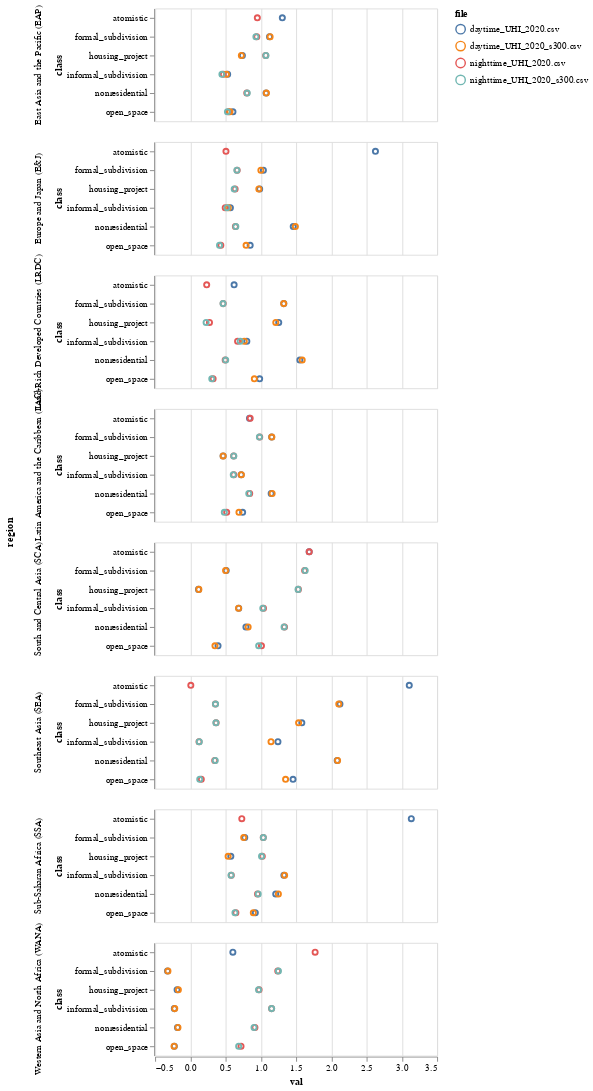

Source (notebook cell):
### Code cell
g = pd.concat([uhdf_region,uhdf_reg_300], axis=0,ignore_index=True)
g = g.loc[g["file"].isin(['daytime_UHI_2020.csv','nighttime_UHI_2020.csv','daytime_UHI_2020_s300.csv','nighttime_UHI_2020_s300.csv'])]
selection = alt.selection_point(fields=['file'], bind='legend')

alt.Chart(g).mark_point().encode(
    alt.X('val'),
    alt.Y('class'),
    alt.Color('file'),
    alt.Row('region'),
    opacity=alt.condition(selection, alt.value(1), alt.value(0.2))
).add_params(
    selection
)

### Figure 1 — Vega-Lite specification as saved in the notebook (floating-point values rounded to 4 significant figures; data arrays with more than 128 entries replaced by an {"elided": "..."} marker saying what was removed)
{"config": {"view": {"continuousWidth": 300, "continuousHeight": 300}}, "data": {"name": "data-2c414bdf0f9787047dcc262ae5932209"}, "mark": {"type": "point"}, "encoding": {"color": {"field": "file", "type": "nominal"}, "opacity": {"condition": {"param": "param_5", "value": 1}, "value": 0.2}, "row": {"field": "region", "type": "nominal"}, "x": {"field": "val", "type": "quantitative"}, "y": {"field": "class", "type": "nominal"}}, "params": [{"name": "param_5", "select": {"type": "point", "fields": ["file"]}, "bind": "legend"}], "$schema": "https://vega.github.io/schema/vega-lite/v5.14.1.json", "datasets": {"data-2c414bdf0f9787047dcc262ae5932209": {"elided": "176 records"}}}
